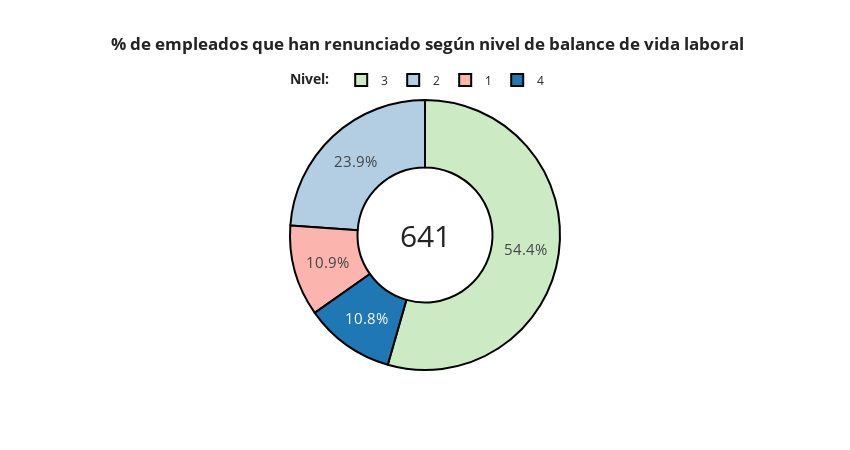

Source (notebook cell):
### Markdown cell above
Analizar de los empleados que han renunciado, el nivel de satisfacción del balance de la vida laboral

### Code cell
df2 = df1.groupby(['worklifebalance'])[['employeeid']].count().reset_index()

#Definir gráfica
fig = px.pie(df2, values = 'employeeid', names ='worklifebalance', hole = .5, width =850, height=450, title= '<b> % de empleados que han renunciado según nivel de balance de vida laboral<b>')

#Agregar detalles
fig.update_layout(
    template = 'simple_white',
    title_x = 0.5,
    annotations = [dict(text = str(cnt_renunc), x=0.5, y = 0.5, font_size = 30, showarrow = False )],
    legend_title_text='<b>Nivel: <b>',
    
    
    legend=dict(
        orientation='h',
        yanchor='bottom',
        y=1.02,
        xanchor='right',
        x=0.68))

colors = ['#FBB4AE', '#B3CDE3', '#CCEBC5 ']
fig.update_traces(hoverinfo='label+percent', textinfo='percent', textfont_size=15,
                  marker=dict(colors=colors, line=dict(color='#000000', width=2)))

fig.show()

### Figure 1 — Plotly figure (JSON) as saved in the notebook; plotly's stock layout.template omitted (floating-point values rounded to 4 significant figures)
{"data": [{"domain": {"x": [0, 1], "y": [0, 1]}, "hole": 0.5, "hoverinfo": "label+percent", "hovertemplate": "worklifebalance=%{label}<br>employeeid=%{value}<extra></extra>", "labels": [1, 2, 3, 4], "legendgroup": "", "marker": {"colors": ["#FBB4AE", "#B3CDE3", "#CCEBC5 "], "line": {"color": "#000000", "width": 2}}, "name": "", "showlegend": true, "textfont": {"size": 15}, "textinfo": "percent", "type": "pie", "values": [70, 153, 349, 69]}], "layout": {"annotations": [{"font": {"size": 30}, "showarrow": false, "text": "641", "x": 0.5, "y": 0.5}], "height": 450, "legend": {"orientation": "h", "title": {"text": "<b>Nivel: <b>"}, "tracegroupgap": 0, "x": 0.68, "xanchor": "right", "y": 1.02, "yanchor": "bottom"}, "title": {"text": "<b> % de empleados que han renunciado según nivel de balance de vida laboral<b>", "x": 0.5}, "width": 850}}
